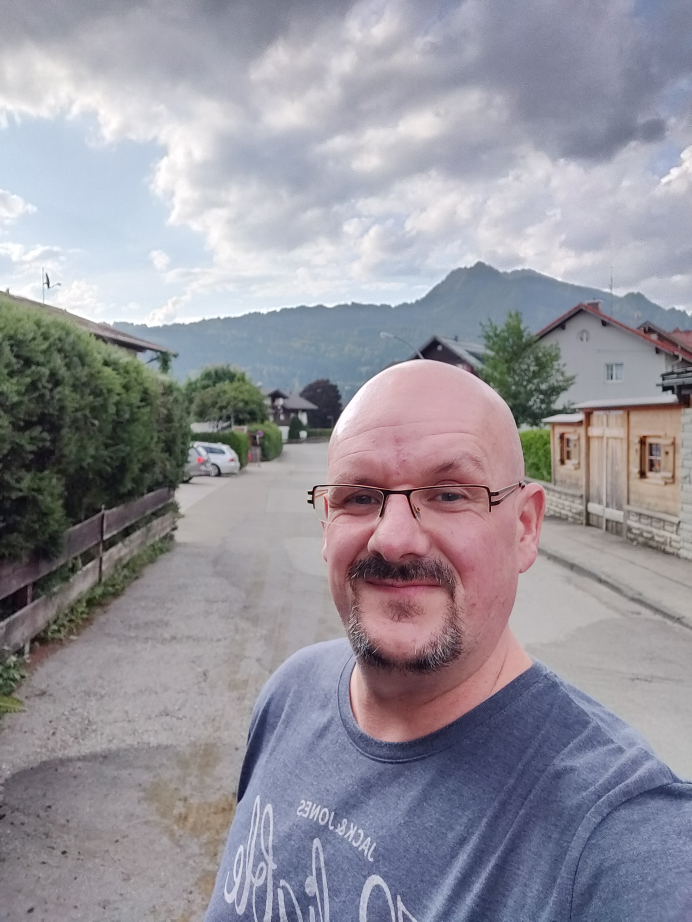
#> input picture Python/OpenCV/bild.jpg, 3456 x 4608 px (shown at 1/5 size)
$ jupyter execute tutorial.ipynb   (shell and % lines are left out)
#> lines starting #> are read from the running program, lines starting #| are printed output that depends on the picture
[cell 1]

import cv2
import matplotlib.pyplot as plt
import numpy as np
img = cv2.imread("bild.jpg")
#> img is the input picture: shape (4608, 3456, 3); mean B, G, R 156.1, 147.1, 149.7

[cell 2]
# RGB ist vertauscht, da openCV BGR verwendet
plt.imshow(img)
plt.show()

[cell 3]
i = cv2.cvtColor(img, cv2.COLOR_BGR2RGB)
plt.imshow(i)
plt.show()

# Von Matplotlib wird RGB verwendet, OPENCV verwendet BGR

[cell 4]
print(img[0][0])
#| [178 166 166]
print(i[0][0])
#| [166 166 178]

[cell 5]
g = cv2.cvtColor(img, cv2.COLOR_BGR2GRAY)
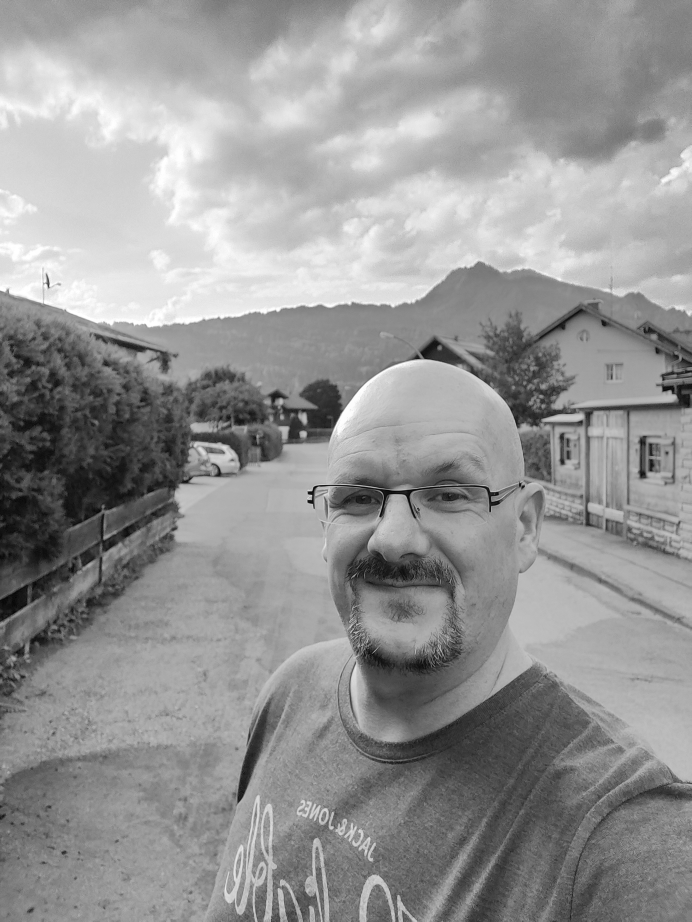
#> g: shape (4608, 3456) (shown at 1/5 size); min 1, max 255, mean 148.9
plt.imshow(g, "gray")
plt.show()

[cell 6]
# typ der zahlen eines Arrays kann mit dtype definiert werden
r = np.array([1, 2, 3, 4], dtype="uint8")
# funktioniert noch
r = r + 250
print(r)
# sprengt wertebereich, damit fängt man wieder von 0 an zu zählen
r = r + 100
print(r)

[cell 7]
i = cv2.cvtColor(img, cv2.COLOR_BGR2RGB)
plt.imshow(i)
plt.show()

[cell 8]
# überall wo die grenze überschritten wird gibt es ganz komische Farben
increased = img + 50
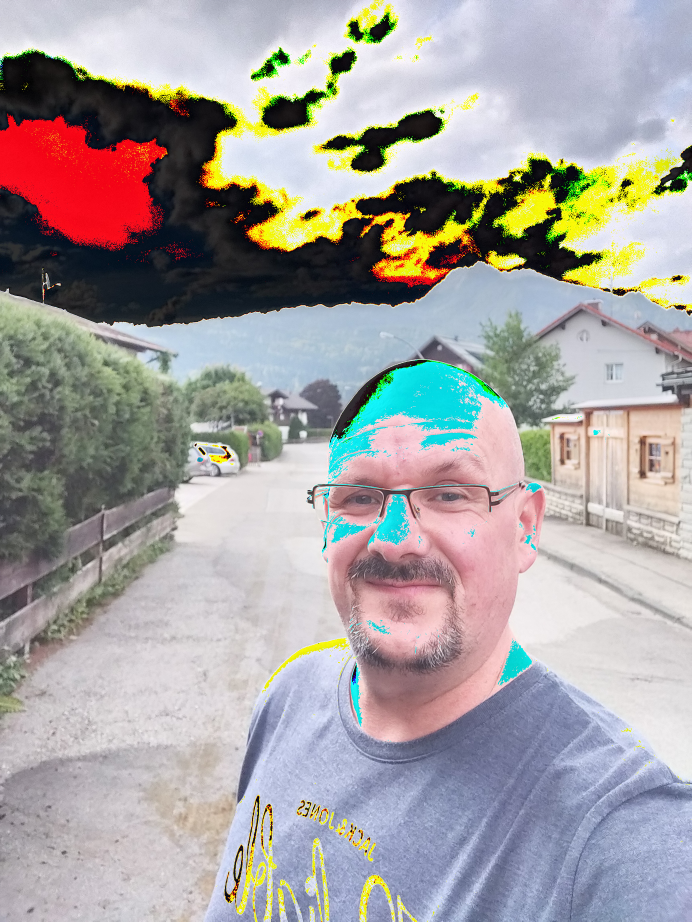
#> increased: shape (4608, 3456, 3) (shown at 1/5 size); mean B, G, R 160.8, 161.7, 166.3
i = cv2.cvtColor(increased, cv2.COLOR_BGR2RGB)
plt.imshow(i)
plt.show()

[cell 9]
z = np.zeros((4608, 3456, 3), dtype="uint8") + 50

# wenn bei Addition größer als 255, bleibt es auf 255!
increased = cv2.add(img, z)
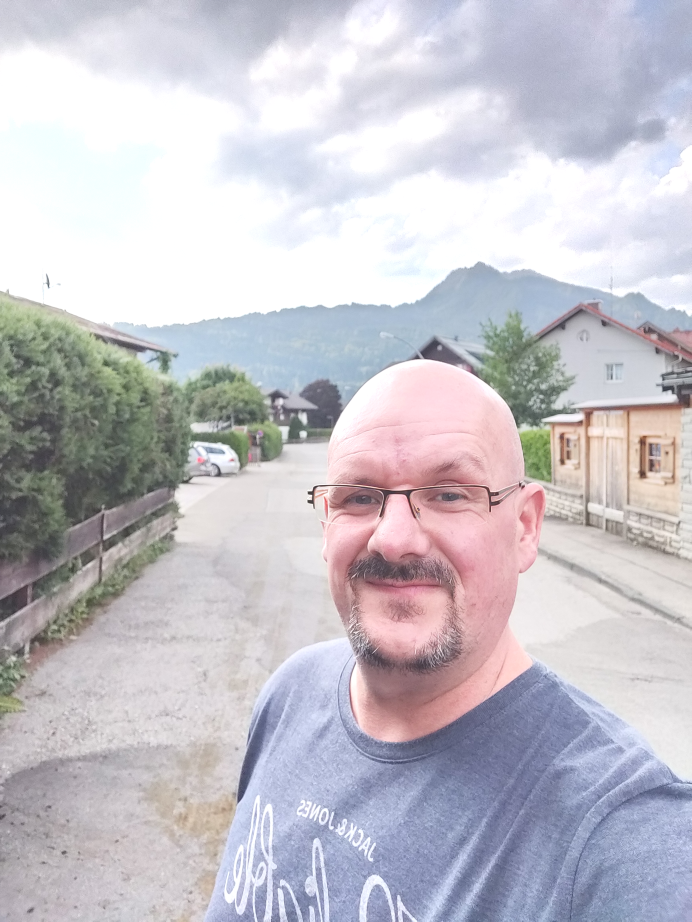
#> increased: shape (4608, 3456, 3) (shown at 1/5 size); mean B, G, R 202.1, 194.6, 197.5
print("mit überlauf")
print(img[1000][0])
#| [229 221 214]
print(z[1000][0])
print(increased[1000][0])
#| [255 255 255]
print("ohne überlauf")
print(img[0][0])
#| [178 166 166]
print(z[0][0])
print(increased[0][0])
#| [228 216 216]

[cell 10]
# Original
print("Original")
i = cv2.cvtColor(img, cv2.COLOR_BGR2RGB)
plt.imshow(i)
plt.show()

#heller
print("Heller")
i = cv2.cvtColor(increased, cv2.COLOR_BGR2RGB)
plt.imshow(i)
plt.show()

# Rechteck einzeichnen

[cell 11]
img = cv2.imread("bild.jpg")

# Parameter: [image-cv2], [POS1], [POS2], [BGR], [Dicke]
# POS1 und POS2 müssen 2 diagonale Punkte in einem Rechteck sein
cv2.rectangle(img, (200, 200), (1500, 1500), (0,0,255), 50)

i = cv2.cvtColor(img, cv2.COLOR_BGR2RGB)
plt.imshow(i)
plt.show()
